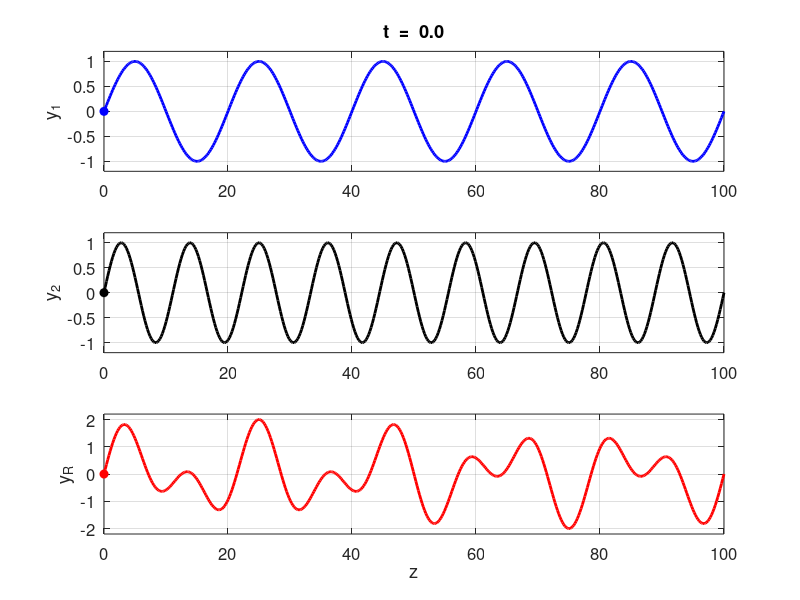

Write the MATLAB code that produced this figure. (Note: this script raises an error after producing the figure.)
% p001.m    

% PHOTONICS and WAVES  Phase and Group Velocity Animations
% Ian Cooper
% email: ian.cooper@sydney.edu.au
% School of Physics, University of Sydney
% 180913 / Matlab version R2018a

% DOING PHYSICS WITH MATLAB 
%    ../mphome.htm
% Reference page for documentation and notes
%    http://www.physics.usyd.edu.au/teach_res/mp/doc/chaos10.pdf
%    http://www.physics.usyd.edu.au/teach_res/mp/doc/chaos11.pdf
%  

clear
close all
clc

% ANIMATION and GIF file ==============================================
% Show and Save animation as a gif file (0 no)  (1 yes) for flagAG
    flagAG = 1;    
% file name for animated gif   
    ag_name = 'ag_photonics.gif'; 
% Delay in seconds before displaying the next image  
    delay = 0.20;
    frame1 = 0;

flagM = 1;

% Simulation time
  tMax = 10;
  nT = 80;
  t = linspace(0,tMax,nT);

% Z axis
  nZ = 500;
  zMax = 100;
  z = linspace(0,zMax,nZ);

% Amplitude
  A1 = 1; A2 = 1;
% Wavefunction  
  y1 = zeros(nZ,nT);
  y2 = zeros(nZ,nT);
  yR = zeros(nZ,nT);  

% NON DISPERIVE MEDIUM ================================================    
if flagM == 1
% Wavelength
  wL1 = 20;
% Phase velocity
  v1 = 10; v2 = v1;
% Increase in angular velocity
  dw = 0.8;    
% Angular velocity (omega w) / frequency / period
  f1 = v1 / wL1;  T1 = 1/f1;  w1 = 2*pi*f1;
  w2 = (1+dw)*w1; f2 = w2/(2*pi); T2 = 1/f2;
% Wavenumber
  k1 = w1/v1; k2 = w2/v1; wL2 = 2*pi/k2;
% Group Velocity
  vG = (w2-w1)/(k2-k1);
end


% DISPERSIVE MEDIUM ==================================================
if flagM == 2
% Frequency
  f1 = 0.5; f2 = 2;
% Phase velocity
  v1 = 10; v2 = 8;
% Angular velocity (omega w) / Wavenumber
  w1  = 2*pi*f1;   w2  = 2*pi*f2;
  k1  = (w1/v1); k2  = (w2/v2);
  wL1 = 2*pi/k1;   wL2 = 2*pi/k1;
% Group Velocity
  vG = (w2-w1)/(k2-k1);
end 
% WAVE FUNCTIONS  =====================================================  
  for c = 1 : nT
      y1(:,c) = A1.*sin(k1.*z - w1*t(c));
      y2(:,c) = A2.*sin(k2.*z - w2*t(c));
      yR(:,c) = y1(:,c) + y2(:,c);
  end
   
% GRAPHICS  ===========================================================
figure(1)
  set(gcf,'units','normalized');
  set(gcf,'position',[0.02 0.05 0.3 0.65]);
  set(gcf,'color','w');
  
  for c = 1 : nT
    subplot(3,1,1)
     xP = z; yP = y1(:,c);
     plot(xP,yP,'b','linewidth',2);
     hold on
     xP = v1*t(c); yP = 0;
     Hplot = plot(xP,yP,'bo');
     set(Hplot,'markerfacecolor','b')
     grid on
     ylim([-1.2 1.2])
     ylabel('y_1')
     txt = sprintf('t  =  %2.1f',t(c));
     title(txt)
     set(gca,'fontsize',12)
     hold off
    
     subplot(3,1,2)
     xP = z; yP = y2(:,c);
     plot(xP,yP,'k','linewidth',2);
     hold on
     xP = v2*t(c); yP = 0;
     Hplot = plot(xP,yP,'ko');
     set(Hplot,'markerfacecolor','k')
     grid on
     ylim([-1.2 1.2])
     ylabel('y_2')
     set(gca,'fontsize',12) 
     hold off
     
    subplot(3,1,3)
     xP = z; yP = yR(:,c);
     plot(xP,yP,'r','linewidth',2);
     hold on
     xP = vG*t(c); yP = 0;
     Hplot = plot(xP,yP,'ro');
     set(Hplot,'markerfacecolor','r')
     grid on
     ylim([-2.2 2.2])
     ylabel('y_R')
     xlabel('z')
     set(gca,'fontsize',12)
     hold off 
     pause(0.25);
     
  % Save animation 
    if flagAG == 1
       frame1 = frame1 + 1;
         frame = getframe(1);
         im = frame2im(frame);
         [imind,cm] = rgb2ind(im,256);
         % On the first loop, create the file. In subsequent loops, append.
         if frame1 == 1
           imwrite(imind,cm,ag_name,'gif','DelayTime',delay,'loopcount',inf);
         else
          imwrite(imind,cm,ag_name,'gif','DelayTime',delay,'writemode','append');
         end
    end    
  end
